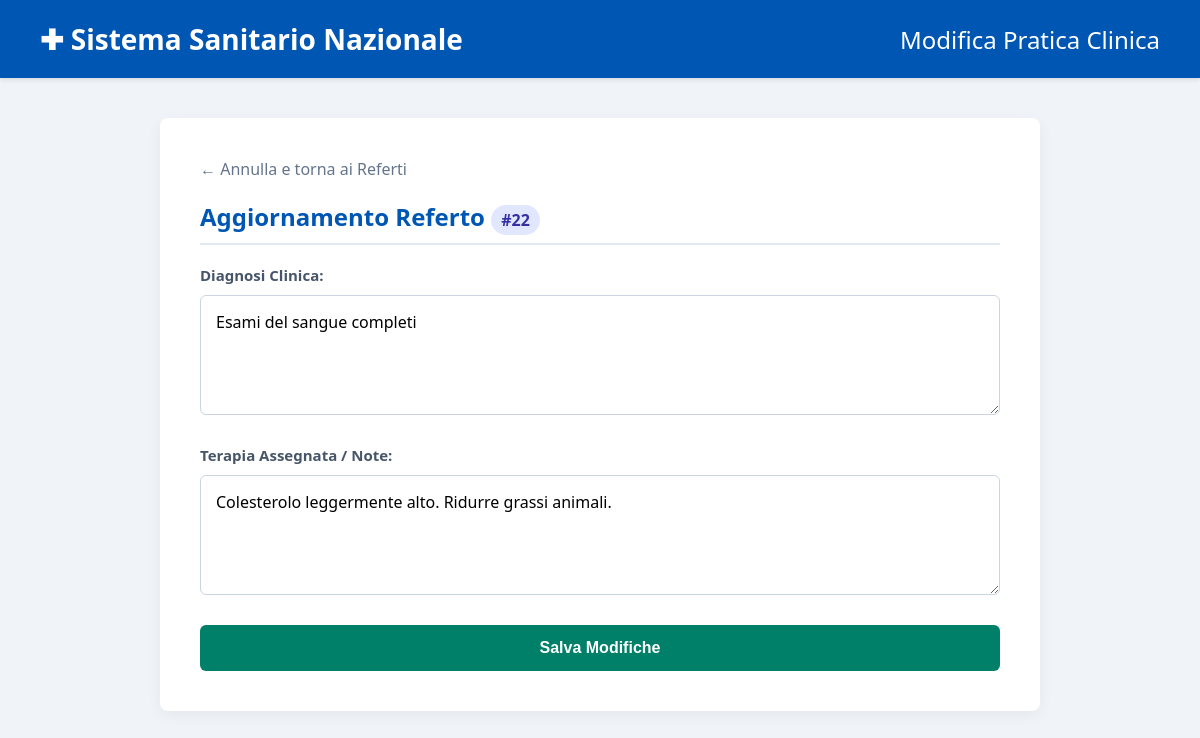
Page /src/modifica_referto.php?id=22 (signed in) on the committed database.
### tables this page shows
CREATE TABLE referti (
    id INT AUTO_INCREMENT PRIMARY KEY,
    paziente_cf VARCHAR(50),
    diagnosi TEXT,
    terapia TEXT,
    data_referto DATETIME DEFAULT CURRENT_TIMESTAMP
);

### src/modifica_referto.php (the view, shortened to what this page needs)
<?php
$conn = new mysqli("db", "root", "root", "ospedale");
$id = $_GET['id'];
$res = $conn->query("SELECT * FROM referti WHERE id = $id");
$ref = $res->fetch_assoc();
?>
<!DOCTYPE html>
<html lang="it">
<head>
</head>
<body>
    <div class="header">
        <div class="header-logo">✚ Sistema Sanitario Nazionale</div>
        <h1>Modifica Pratica Clinica</h1>
    </div>
    <div class="container">
        <a href="referti.php" class="nav-link">← Annulla e torna ai Referti</a>
        <h2>Aggiornamento Referto <span class='id-badge'>#<?php echo $id; ?></span></h2>
        <form method="POST">
            <div class="form-group">
                <label for="diagnosi">Diagnosi Clinica:</label>
                <textarea id="diagnosi" name="diagnosi" required><?php echo htmlspecialchars($ref['diagnosi']); ?></textarea>
            </div>
            <div class="form-group">
                <label for="terapia">Terapia Assegnata / Note:</label>
                <textarea id="terapia" name="terapia" required><?php echo htmlspecialchars($ref['terapia']); ?></textarea>
            </div>
            <button type="submit" class="btn-submit">Salva Modifiche</button>
        </form>
    </div>
</body>
</html>

### src/modifica_referto.php (style rules this page uses)
body { font-family: 'Segoe UI', Tahoma, Geneva, Verdana, sans-serif; background-color: #f0f4f8; margin: 0; color: #333; }
.header { background-color: #0056b3; color: white; padding: 20px 40px; display: flex; justify-content: space-between; align-items: center; box-shadow: 0 2px 4px rgba(0,0,0,0.1); }
.header h1 { margin: 0; font-size: 24px; font-weight: 400; }
.header-logo { font-weight: bold; font-size: 28px; }
.container { max-width: 800px; margin: 40px auto; background: white; padding: 40px; border-radius: 8px; box-shadow: 0 4px 15px rgba(0,0,0,0.05); }
h2 { color: #0056b3; border-bottom: 2px solid #e2e8f0; padding-bottom: 10px; margin-top: 0; }
.form-group { margin-bottom: 25px; }
label { display: block; font-weight: bold; color: #475569; margin-bottom: 10px; font-size: 15px; }
textarea { width: 100%; padding: 15px; border: 1px solid #cbd5e1; border-radius: 6px; box-sizing: border-box; font-size: 16px; font-family: inherit; resize: vertical; min-height: 120px; transition: border-color 0.3s; }
.btn-submit { background-color: #008069; color: white; padding: 14px 24px; border: none; border-radius: 6px; cursor: pointer; font-size: 16px; font-weight: bold; transition: background-color 0.3s; width: 100%; }
.nav-link { display: inline-block; margin-bottom: 20px; color: #64748b; text-decoration: none; font-weight: 500; }
.id-badge { background-color: #e0e7ff; color: #3730a3; padding: 4px 10px; border-radius: 20px; font-size: 16px; }

### rows in the picture
referti: diagnosi "Esami del sangue completi", terapia "Colesterolo leggermente alto. Ridurre grassi animali."

### other values in the picture
$id "22"
